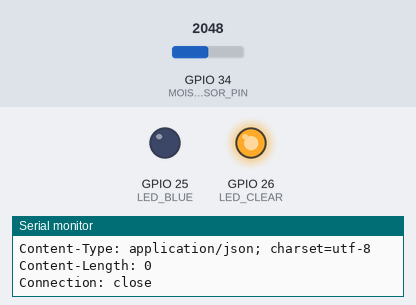
Recording of a sketch running on a simulated ESP32. Parts: output pins drawn as LEDs (lit = HIGH), the last lines printed to the serial monitor. Inputs (shaded band) come from the test bench; at power-on: GPIO 34 (MOISTURE_SENSOR_PIN) = 2048. WiFi joins after 1.5 s; servers stay silent unless stated; uploads are accepted with an empty reply.

Above: at 3.2 s.
3.3 s: GPIO 34 (MOISTURE_SENSOR_PIN) set to 1973
At 5.5 s:
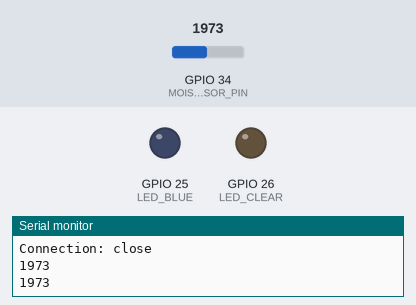
6.3 s: GPIO 34 (MOISTURE_SENSOR_PIN) set to 1541
9.3 s: GPIO 34 (MOISTURE_SENSOR_PIN) set to 1467
At 11.3 s:
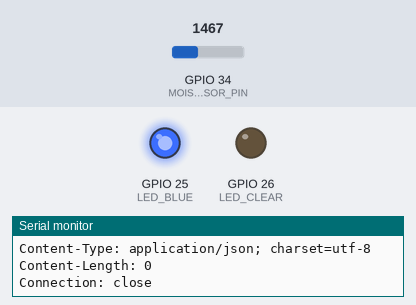
12.3 s: GPIO 34 (MOISTURE_SENSOR_PIN) set to 1540
At 13.0 s:
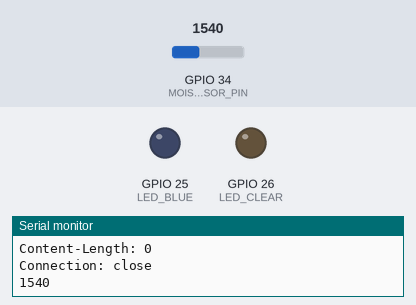
15.3 s: GPIO 34 (MOISTURE_SENSOR_PIN) set to 1460
At 16.5 s:
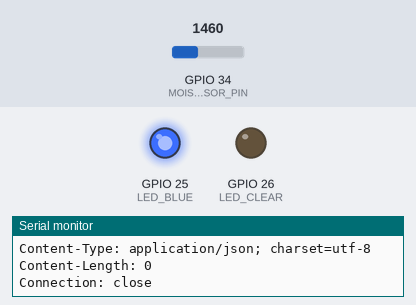
Timing chart, 0 to 18.3 s (numbered marks = the images above; inputs shaded):
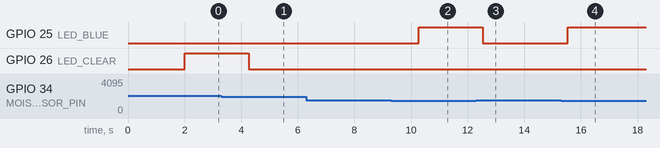

Measured:
- the behaviour switches between 2001 and 2000 on GPIO 34 (MOISTURE_SENSOR_PIN) (found by bisection; images 0 and 1)
- the behaviour switches between 1500 and 1499 on GPIO 34 (MOISTURE_SENSOR_PIN) (found by bisection; images 1 and 2)
- after the input at 3.3 s, GPIO 26 (LED_CLEAR): HIGH → LOW after 0.97 s
- after the input at 9.3 s, GPIO 25 (LED_BLUE): LOW → HIGH after 0.97 s
- after the input at 12.3 s, GPIO 25 (LED_BLUE): HIGH → LOW after 0.24 s
- after the input at 15.3 s, GPIO 25 (LED_BLUE): LOW → HIGH after 0.24 s

The sketch:

Irrigation_Senor.ino
```cpp
#include <WiFi.h>

// WiFi network details
const char* ssid     = "YOUR_SSID";
const char* password = "YOUR_WIFI_PASSWORD";

// Server details
const char* host = "192.168.0.16"; // Local IP address of the device

#define MOISTURE_SENSOR_PIN 34

//Right now, these use lights to test code. They eventually will control a relay that turns a solenoid valve.
#define LED_BLUE 25 // Define the GPIO pin for the green LED
#define LED_CLEAR 26 // Define the GPIO pin for the red LED

void setup() {
  Serial.begin(115200);
  pinMode(LED_BLUE, OUTPUT);
  pinMode(LED_CLEAR, OUTPUT);

  WiFi.begin(ssid, password);
  while (WiFi.status() != WL_CONNECTED) {
    delay(1000);
    Serial.println("Connecting to WiFi...");
  }
  Serial.println("Connected to WiFi");
  Serial.print("IP address: ");
  Serial.println(WiFi.localIP());
}

void loop() {
  int sensorValue = analogRead(MOISTURE_SENSOR_PIN); // Reading moisture value
  Serial.println(sensorValue); // Reporting level

  // Determining moisture level and light the appropriate LED
  if(sensorValue < 1500) { // Example threshold for "very wet" condition
    digitalWrite(LED_BLUE, HIGH);
    digitalWrite(LED_CLEAR, LOW);
    sendCommand("LED=ON"); // Send command to server to indicate very wet condition
  } else if(sensorValue > 2000) {
    digitalWrite(LED_BLUE, LOW);
    digitalWrite(LED_CLEAR, HIGH);
    sendCommand("LED=OFF"); // Send command to server to indicate dry condition
  } else {
    // For moisture levels in between "very wet" and "dry", turn both LEDs off
    digitalWrite(LED_BLUE, LOW);
    digitalWrite(LED_CLEAR, LOW);
    // Optionally, send a different command or no command to the server
  }

  delay(1000);
}

void sendCommand(String command) {
  WiFiClient client;

  if (!client.connect(host, 80)) {
    Serial.println("Connection to host failed");
    return;
  }

  client.println("GET /" + command + " HTTP/1.1");
  client.println("Host: " + String(host));
  client.println("Connection: close");
  client.println();

  while(client.connected()) {
    if(client.available()) {
      String line = client.readStringUntil('\r');
      Serial.print(line);
    }
  }
  client.stop();
}
```
